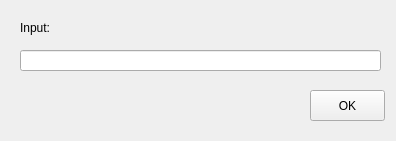
<?xml version="1.0" encoding="UTF-8"?>
<ui version="4.0">
 <class>MainWindow</class>
 <widget class="QMainWindow" name="MainWindow">
  <property name="geometry">
   <rect>
    <x>0</x>
    <y>0</y>
    <width>396</width>
    <height>141</height>
   </rect>
  </property>
  <property name="windowTitle">
   <string>PySide6 Demo</string>
  </property>
  <widget class="QWidget" name="centralwidget">
   <widget class="QPushButton" name="btnOK">
    <property name="geometry">
     <rect>
      <x>310</x>
      <y>90</y>
      <width>75</width>
      <height>31</height>
     </rect>
    </property>
    <property name="text">
     <string>OK</string>
    </property>
   </widget>
   <widget class="QLineEdit" name="lineEdit">
    <property name="geometry">
     <rect>
      <x>20</x>
      <y>50</y>
      <width>361</width>
      <height>21</height>
     </rect>
    </property>
   </widget>
   <widget class="QLabel" name="label">
    <property name="geometry">
     <rect>
      <x>20</x>
      <y>20</y>
      <width>49</width>
      <height>16</height>
     </rect>
    </property>
    <property name="text">
     <string>Input:</string>
    </property>
   </widget>
  </widget>
 </widget>
 <resources/>
 <connections/>
</ui>
